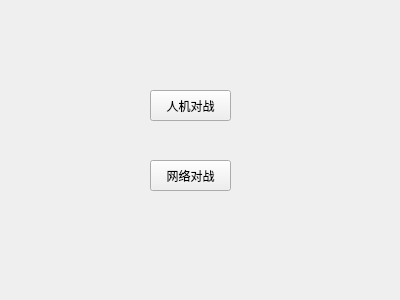
<?xml version="1.0" encoding="UTF-8"?>
<ui version="4.0">
 <class>MJ_Cli</class>
 <widget class="QWidget" name="MJ_Cli">
  <property name="geometry">
   <rect>
    <x>0</x>
    <y>0</y>
    <width>400</width>
    <height>300</height>
   </rect>
  </property>
  <property name="windowTitle">
   <string>Form</string>
  </property>
  <property name="styleSheet">
   <string notr="true"/>
  </property>
  <widget class="QPushButton" name="DanJi">
   <property name="geometry">
    <rect>
     <x>150</x>
     <y>90</y>
     <width>81</width>
     <height>31</height>
    </rect>
   </property>
   <property name="text">
    <string>人机对战</string>
   </property>
  </widget>
  <widget class="QPushButton" name="OnLine">
   <property name="geometry">
    <rect>
     <x>150</x>
     <y>160</y>
     <width>81</width>
     <height>31</height>
    </rect>
   </property>
   <property name="text">
    <string>网络对战</string>
   </property>
  </widget>
 </widget>
 <resources/>
 <connections/>
</ui>
